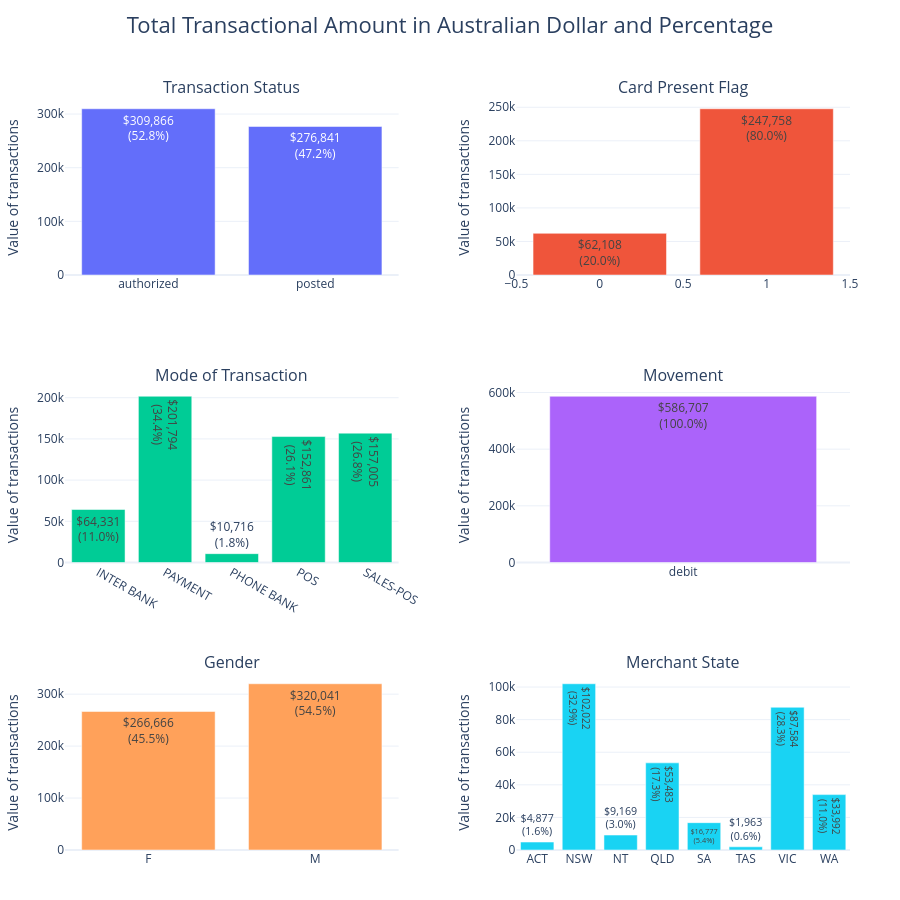

Here is the notebook cell this chart was saved with:
### Code cell
# Analyzing the debit transactions
df_debit_transactions = df_cleaned[df_cleaned['movement'] == 'debit'] # Debit Transactions
df_debit_transactions.shape # 11160 debit transactions

# Configuration and Data Setup
column_names = ['status', 'card_present_flag', 'txn_description', 'movement', 'gender', 'merchant_state']
plot_title = "Total Transactional Amount in Australian Dollar and Percentage"


# Dynamic grid generation
coloumns_per_row = 2
rows = math.ceil(len(column_names) / coloumns_per_row)

# Clean, professional subplot titles
subplot_titles = ['Transaction Status', 'Card Present Flag', 'Mode of Transaction' , 'Movement', 'Gender', 'Merchant State']

fig = make_subplots(
    rows=rows, 
    cols=coloumns_per_row,
    subplot_titles=subplot_titles,
    horizontal_spacing=0.15, 
    vertical_spacing=0.15
)

# 2. Populate Subplots Dynamically
for index, col_name in enumerate(column_names):
    # Calculate exact subplot positioning
    row = (index // coloumns_per_row) + 1
    col = (index % coloumns_per_row) + 1
    
    # CRITICAL FIX: Group, aggregate, and sum ONCE per column to maximize performance
    grouped = df_debit_transactions.groupby(by=col_name)['amount'].sum().reset_index()
    
    # Calculate percentages accurately using the aggregated total
    total_amount = grouped['amount'].sum()
    
    # Create descriptive text labels (e.g., "$1,250\n(15.4%)")
    text_labels = [
        f"${amt:,.0f}<br>({(amt / total_amount) * 100:.1f}%)" 
        if total_amount > 0 else "$0<br>(0%)"
        for amt in grouped['amount']
    ]
    
    fig.add_trace(
        go.Bar(
            x=grouped[col_name],                      # FIX: Passed the category series
            y=grouped['amount'].round(2),             # FIX: Passed the numeric series
            name=col_name,
            text=text_labels,
            textposition='auto',
            hovertemplate="<b>Category:</b> %{x}<br><b>Total Amount:</b> $%{y:,.2f}<extra></extra>"
        ),
        row=row, 
        col=col
    )

fig.update_layout(
    title=dict(
        text=plot_title, 
        x=0.5, 
        y=0.98, 
        xanchor='center', 
        yanchor='top'
    ),
    title_font_size=22, 
    showlegend=False, 
    height=320 * rows,  # Scales perfectly regardless of how many columns you analyze
    margin=dict(l=60, r=60, t=120, b=60),
    template="plotly_white"  # Clean, modern layout look
)

# Global Layout and Styling Customization
fig.update_layout(title=dict(text=plot_title, 
        x=0.5, y=0.98, 
        xanchor='center', yanchor='top'), 
        title_font_size=22, 
        showlegend=False, 
        height=300 * rows,  # Scales perfectly with the number of rows
        margin=dict(l=50, r=50, t=100, b=50),
        template="plotly_white",  # Clean, modern aesthetic
        )

# Links all y-axes to scale together when you zoom or pan
fig.update_yaxes(title_text="Value of transactions")

fig.show()

### Figure 1 — Plotly figure (JSON) as saved in the notebook; plotly's stock layout.template omitted (floating-point values rounded to 4 significant figures)
{"data": [{"hovertemplate": "<b>Category:</b> %{x}<br><b>Total Amount:</b> $%{y:,.2f}<extra></extra>", "name": "status", "text": ["$309,866<br>(52.8%)", "$276,841<br>(47.2%)"], "textposition": "auto", "type": "bar", "x": ["authorized", "posted"], "xaxis": "x", "y": [309900.0, 276841], "yaxis": "y"}, {"hovertemplate": "<b>Category:</b> %{x}<br><b>Total Amount:</b> $%{y:,.2f}<extra></extra>", "name": "card_present_flag", "text": ["$62,108<br>(20.0%)", "$247,758<br>(80.0%)"], "textposition": "auto", "type": "bar", "x": [0, 1], "xaxis": "x2", "y": [62110.0, 247800.0], "yaxis": "y2"}, {"hovertemplate": "<b>Category:</b> %{x}<br><b>Total Amount:</b> $%{y:,.2f}<extra></extra>", "name": "txn_description", "text": ["$64,331<br>(11.0%)", "$201,794<br>(34.4%)", "$10,716<br>(1.8%)", "$152,861<br>(26.1%)", "$157,005<br>(26.8%)"], "textposition": "auto", "type": "bar", "x": ["INTER BANK", "PAYMENT", "PHONE BANK", "POS", "SALES-POS"], "xaxis": "x3", "y": [64331, 201794, 10716, 152900.0, 157000.0], "yaxis": "y3"}, {"hovertemplate": "<b>Category:</b> %{x}<br><b>Total Amount:</b> $%{y:,.2f}<extra></extra>", "name": "movement", "text": ["$586,707<br>(100.0%)"], "textposition": "auto", "type": "bar", "x": ["debit"], "xaxis": "x4", "y": [586700.0], "yaxis": "y4"}, {"hovertemplate": "<b>Category:</b> %{x}<br><b>Total Amount:</b> $%{y:,.2f}<extra></extra>", "name": "gender", "text": ["$266,666<br>(45.5%)", "$320,041<br>(54.5%)"], "textposition": "auto", "type": "bar", "x": ["F", "M"], "xaxis": "x5", "y": [266700.0, 320000.0], "yaxis": "y5"}, {"hovertemplate": "<b>Category:</b> %{x}<br><b>Total Amount:</b> $%{y:,.2f}<extra></extra>", "name": "merchant_state", "text": ["$4,877<br>(1.6%)", "$102,022<br>(32.9%)", "$9,169<br>(3.0%)", "$53,483<br>(17.3%)", "$16,777<br>(5.4%)", "$1,963<br>(0.6%)", "$87,584<br>(28.3%)", "$33,992<br>(11.0%)"], "textposition": "auto", "type": "bar", "x": ["ACT", "NSW", "NT", "QLD", "SA", "TAS", "VIC", "WA"], "xaxis": "x6", "y": [4877.0, 102000.0, 9169.0, 53480.0, 16780.0, 1963.0, 87584, 33990.0], "yaxis": "y6"}], "layout": {"annotations": [{"font": {"size": 16}, "showarrow": false, "text": "Transaction Status", "x": 0.2125, "xanchor": "center", "xref": "paper", "y": 1.0, "yanchor": "bottom", "yref": "paper"}, {"font": {"size": 16}, "showarrow": false, "text": "Card Present Flag", "x": 0.7875, "xanchor": "center", "xref": "paper", "y": 1.0, "yanchor": "bottom", "yref": "paper"}, {"font": {"size": 16}, "showarrow": false, "text": "Mode of Transaction", "x": 0.2125, "xanchor": "center", "xref": "paper", "y": 0.6167, "yanchor": "bottom", "yref": "paper"}, {"font": {"size": 16}, "showarrow": false, "text": "Movement", "x": 0.7875, "xanchor": "center", "xref": "paper", "y": 0.6167, "yanchor": "bottom", "yref": "paper"}, {"font": {"size": 16}, "showarrow": false, "text": "Gender", "x": 0.2125, "xanchor": "center", "xref": "paper", "y": 0.2333, "yanchor": "bottom", "yref": "paper"}, {"font": {"size": 16}, "showarrow": false, "text": "Merchant State", "x": 0.7875, "xanchor": "center", "xref": "paper", "y": 0.2333, "yanchor": "bottom", "yref": "paper"}], "height": 900, "margin": {"b": 50, "l": 50, "r": 50, "t": 100}, "showlegend": false, "title": {"font": {"size": 22}, "text": "Total Transactional Amount in Australian Dollar and Percentage", "x": 0.5, "xanchor": "center", "y": 0.98, "yanchor": "top"}, "xaxis": {"anchor": "y", "domain": [0, 0.425]}, "xaxis2": {"anchor": "y2", "domain": [0.575, 1]}, "xaxis3": {"anchor": "y3", "domain": [0, 0.425]}, "xaxis4": {"anchor": "y4", "domain": [0.575, 1]}, "xaxis5": {"anchor": "y5", "domain": [0, 0.425]}, "xaxis6": {"anchor": "y6", "domain": [0.575, 1]}, "yaxis": {"anchor": "x", "domain": [0.7667, 1.0], "title": {"text": "Value of transactions"}}, "yaxis2": {"anchor": "x2", "domain": [0.7667, 1.0], "title": {"text": "Value of transactions"}}, "yaxis3": {"anchor": "x3", "domain": [0.3833, 0.6167], "title": {"text": "Value of transactions"}}, "yaxis4": {"anchor": "x4", "domain": [0.3833, 0.6167], "title": {"text": "Value of transactions"}}, "yaxis5": {"anchor": "x5", "domain": [0, 0.2333], "title": {"text": "Value of transactions"}}, "yaxis6": {"anchor": "x6", "domain": [0, 0.2333], "title": {"text": "Value of transactions"}}}}
